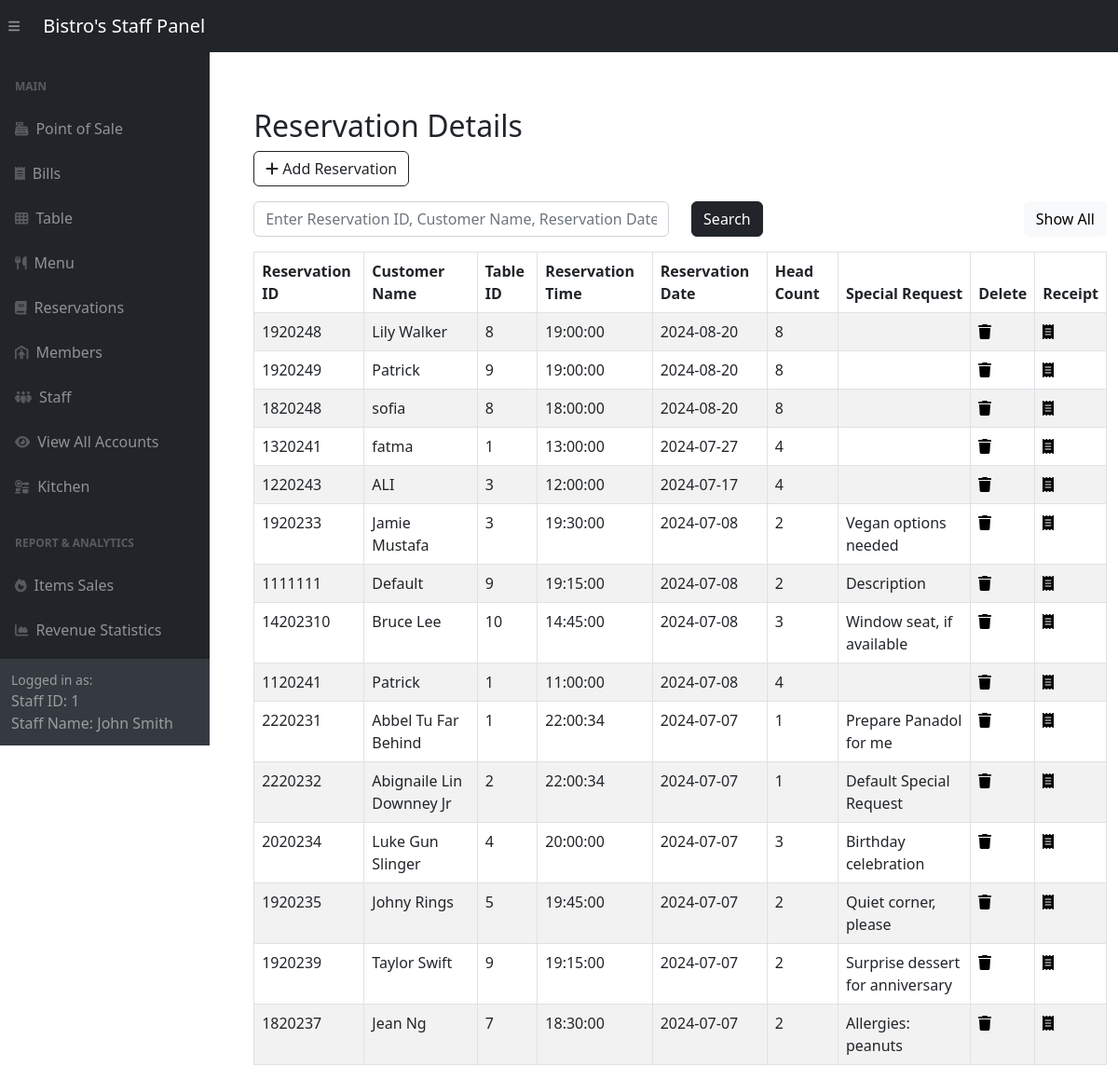
Page /adminside/panel/reservation-panel.php (signed in) on the committed database.
### tables this page shows
CREATE TABLE `reservations` (
  `reservation_id` int(11) NOT NULL,
  `customer_name` varchar(255) DEFAULT NULL,
  `table_id` int(11) DEFAULT NULL,
  `reservation_time` time DEFAULT NULL,
  `reservation_date` date DEFAULT NULL,
  `head_count` int(11) DEFAULT NULL,
  `special_request` varchar(255) DEFAULT NULL
);

### adminside/panel/reservation-panel.php (the view, shortened to what this page needs)
<?php include '../inc/dashHeader.php'; ?>
<div class="wrapper">
    <div class="container-fluid pt-5 pl-600">
        <div class="row">
            <div class="m-50">
                <div class="mt-5 mb-3">
                    <h2 class="pull-left">Reservation Details</h2>
                    <a href="../reservationsCrud/createReservation.php" class="btn btn-outline-dark"><i class="fa fa-plus"></i> Add Reservation</a>
                </div>
                <div class="mb-3">
                    <form method="POST" action="#">
                        <div class="row">
                            <div class="col-md-6">
                                <input required type="text" id="search" name="search" class="form-control" placeholder="Enter Reservation ID, Customer Name, Reservation Date (2023-09)">
                            </div>
                            <div class="col-md-3">
                                <button type="submit" class="btn btn-dark">Search</button>
                            </div>
                            <div class="col" style="text-align: right;" >
                                <a href="reservation-panel.php" class="btn btn-light">Show All</a>
                            </div>
                        </div>
                    </form>
                </div>
                <?php
                require_once "../config.php";
                $sql = "SELECT * FROM reservations ORDER BY reservation_id;";
                if (isset($_POST['search'])) {
                    if (!empty($_POST['search'])) {
                        $search = $_POST['search'];
                        $sql = "SELECT * FROM reservations WHERE reservation_date LIKE '%$search%' OR reservation_id LIKE '%$search%' OR customer_name LIKE '%$search%'";
                    } else {
                        $sql = "SELECT * FROM reservations ORDER BY reservation_date DESC, reservation_time DESC;";
                    }
                } else{
                    $sql = "SELECT * FROM reservations ORDER BY reservation_date DESC, reservation_time DESC;";
                }
                if ($result = mysqli_query($link, $sql)) {
                    if (mysqli_num_rows($result) > 0) {
                        echo '<table class="table table-bordered table-striped">';
                        echo "<thead>";
                        echo "<tr>";
                        echo "<th>Reservation ID</th>";
                        echo "<th>Customer Name</th>";
                        echo "<th>Table ID</th>";
                        echo "<th>Reservation Time</th>";
                        echo "<th>Reservation Date</th>";
                        echo "<th>Head Count</th>";
                        echo "<th>Special Request</th>";
                        echo "<th>Delete</th>";
                        echo "<th>Receipt</th>";
                        echo "</tr>";
                        echo "</thead>";
                        echo "<tbody>";
                        while ($row = mysqli_fetch_array($result)) {
                            echo "<tr>";
                            echo "<td>" . $row['reservation_id'] . "</td>";
                            echo "<td>" . $row['customer_name'] . "</td>";
                            echo "<td>" . $row['table_id'] . "</td>";
                            echo "<td>" . $row['reservation_time'] . "</td>";
                            echo "<td>" . $row['reservation_date'] . "</td>";
                            echo "<td>" . $row['head_count'] . "</td>";
                            echo "<td>" . $row['special_request'] . "</td>";
                            echo "<td>";
                            echo '<a href="../reservationsCrud/deleteReservationVerify.php?id='. $row['reservation_id'] .'" title="Delete Record" data-toggle="tooltip" '
                                   . 'onclick="return confirm(\'Admin permission Required!\n\nAre you sure you want to delete this Reservation?\n\nThis will alter other modules related to this Reservation!\n\')"><span class="fa fa-trash text-black"></span></a>';
                            echo "</td>";
                            echo "<td>";
                            echo '<a href="../reservationsCrud/reservationReceipt.php?reservation_id='. $row['reservation_id'] .'" title="Receipt" data-toggle="tooltip"><span class="fa fa-receipt text-black"></span></a>';
                            echo "</td>";
                            echo "</tr>";
                        }
                        echo "</tbody>";
                        echo "</table>";
                    } else {
                        echo '<div class="alert alert-danger"><em>No records were found.</em></div>';
                    }
                } else {
                    echo "Oops! Something went wrong. Please try again later.";
                }
                ?>
            </div>
        </div>
    </div>
</div>
<?php include '../inc/dashFooter.php'; ?>

### adminside/panel/reservation-panel.php (style rules this page uses)
.wrapper { width: 1300px; padding-left: 200px; padding-top: 20px }

### rows in the picture
reservations: reservation_id "1920248", customer_name "Lily Walker", table "8", reservation_time "19:00:00", reservation_date "2024-08-20", head_count "8"
reservations: reservation_id "1920249", customer_name "Patrick", table "9", reservation_time "19:00:00", reservation_date "2024-08-20", head_count "8"
reservations: reservation_id "1820248", customer_name "sofia", table "8", reservation_time "18:00:00", reservation_date "2024-08-20", head_count "8"
reservations: reservation_id "1320241", customer_name "fatma", table "1", reservation_time "13:00:00", reservation_date "2024-07-27", head_count "4"
reservations: reservation_id "1220243", customer_name "ALI", table "3", reservation_time "12:00:00", reservation_date "2024-07-17", head_count "4"
reservations: reservation_id "1920233", customer_name "Jamie Mustafa", table "3", reservation_time "19:30:00", reservation_date "2024-07-08", head_count "2", special_request "Vegan options needed"
reservations: reservation_id "1111111", customer_name "Default", table "9", reservation_time "19:15:00", reservation_date "2024-07-08", head_count "2", special_request "Description"
reservations: reservation_id "14202310", customer_name "Bruce Lee", table "10", reservation_time "14:45:00", reservation_date "2024-07-08", head_count "3", special_request "Window seat, if available"
reservations: reservation_id "1120241", customer_name "Patrick", table "1", reservation_time "11:00:00", reservation_date "2024-07-08", head_count "4"
reservations: reservation_id "2220231", customer_name "Abbel Tu Far Behind", table "1", reservation_time "22:00:34", reservation_date "2024-07-07", head_count "1", special_request "Prepare Panadol for me"
reservations: reservation_id "2220232", customer_name "Abignaile Lin Downney Jr", table "2", reservation_time "22:00:34", reservation_date "2024-07-07", head_count "1", special_request "Default Special Request"
reservations: reservation_id "2020234", customer_name "Luke Gun Slinger", table "4", reservation_time "20:00:00", reservation_date "2024-07-07", head_count "3", special_request "Birthday celebration"
reservations: reservation_id "1920235", customer_name "Johny Rings", table "5", reservation_time "19:45:00", reservation_date "2024-07-07", head_count "2", special_request "Quiet corner, please"
reservations: reservation_id "1920239", customer_name "Taylor Swift", table "9", reservation_time "19:15:00", reservation_date "2024-07-07", head_count "2", special_request "Surprise dessert for anniversary"
reservations: reservation_id "1820237", customer_name "Jean Ng", table "7", reservation_time "18:30:00", reservation_date "2024-07-07", head_count "2", special_request "Allergies: peanuts"

### other values in the picture
$_SESSION['logged_account_id'] "1"
$_SESSION['logged_staff_name'] "John Smith"
